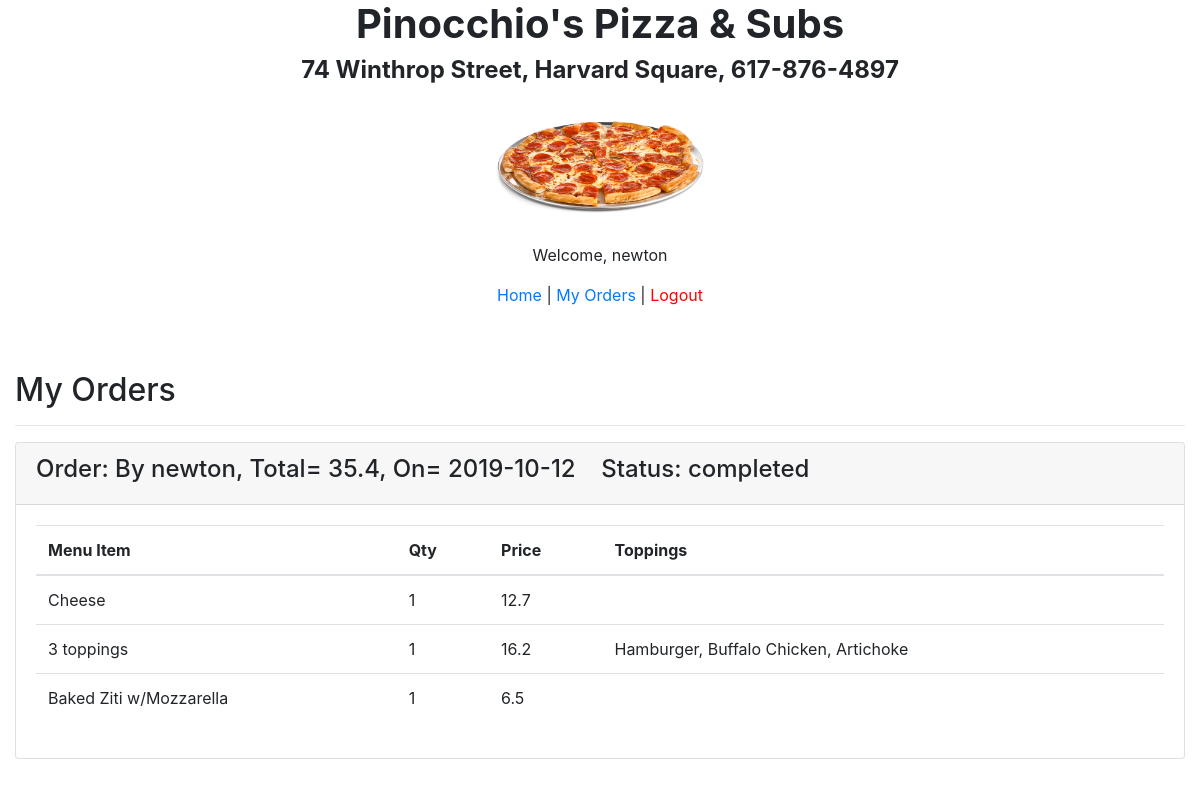
Screenshot of /order/my_orders (signed in) with the database file from the repository.
### orders/models.py (models this page shows, shortened)
class Order(models.Model):
    order_by = models.ForeignKey(User, on_delete = models.CASCADE)
    total = models.FloatField()
    status = models.CharField(max_length=50, default="pending", choices=ORDER_CHOICES)
    date_created = models.DateField(auto_now_add = True)
    date_modified = models.DateField(auto_now = True)
    def __str__(self):
        return 'Order: By %s, Total= %s, On= %s' % (self.order_by, self.total, self.date_created)

class OrderDetail(models.Model):
    order = models.ForeignKey(Order, on_delete = models.CASCADE)
    menu_item = models.ForeignKey(MenuItem, on_delete = models.CASCADE)
    qty = models.IntegerField(default=1)
    price = models.FloatField(default=0)
    toppings = models.CharField(max_length=200, default="", blank=True, null=True)
    date_created = models.DateField(auto_now_add = True)
    date_modified = models.DateField(auto_now = True)

class MenuItem(models.Model):
    menu = models.ForeignKey(Menu, on_delete = models.CASCADE)
    name = models.CharField(max_length = 200)
    small_price = models.FloatField(default = 0)
    large_price = models.FloatField(default = 0)
    allowed_toppings = models.IntegerField(default=0)

### orders/views.py (the view)
# urls.py: path("my_orders", views.my_orders, name="my_orders"),
def my_orders(request):
    if not request.user.is_authenticated:
        messages.add_message(request, messages.WARNING, 'You are not logged in')
        return render(request, 'users/login.html')
    MyOrders = Order.objects.filter(order_by = request.user)
    return render(request, 'orders/my-orders.html', {'MyOrders': MyOrders})

### orders/templates/orders/my-orders.html (shortened to what this page needs)
{% extends "layout.html" %}
{% load static %}
{% block body %}
<h2>My Orders</h2>
<hr/>
        {% if MyOrders %}
        {% for Order in MyOrders %}
                    <div class="card">
                        <div class="card-header">
                            <h4>{{Order}} &nbsp;&nbsp; Status: {{Order.status}}</h4>
                        </div>
                        <div class="card-body">
                                <table class="table">
                                        <thead>
                                            <th>Menu Item</th>
                                            <th>Qty</th>
                                            <th>Price</th>
                                            <th>Toppings</th>
                                        </thead>
                                    <tbody>
                                        {% for OrderDetail in Order.orderdetail_set.all %}
                                            <tr>
                                                <td>{{OrderDetail.menu_item.name}}</td>
                                                <td>{{OrderDetail.qty}}</td>
                                                <td>{{OrderDetail.price}}</td>
                                                <td>{{OrderDetail.toppings}}</td>
                                            </tr>
                                        {% endfor %}
                                    </tbody>
                                </table>
                        </div>
                    </div>
                    <br>
        {% endfor %}
        {% else %}
            <div style="margin:5px 0;" class="alert alert-success" role="alert" >
                <p><b> You have no orders </b></p>
            </div>
        {% endif %}
</div>
{% endblock %}

### templates/layout.html (shortened to what this page needs)
{% load static %}
<!Doctype html>
<html lang="en">
  <head>
    <link rel="stylesheet" type="text/css" href="{% static 'css/bootstrap.css' %}" />
    <link rel="stylesheet" type="text/css" href="{% static 'css/site.css' %}" />
  </head>
  <body>
      <div class="container-fluid">
          <h1 style="text-align: center; font-weight: bolder;">Pinocchio's Pizza & Subs</h1>
          <h4 style="text-align: center; font-weight: bolder;">74 Winthrop Street, Harvard Square, 617-876-4897</h4>
          <div style="text-align: center">
              <img src="{%static 'img/banner.png' %}" alt="banner" height="150px">
              {% if user.is_authenticated %}
                <p>Welcome, {{user.username}} </p>
                <p>
                  <a href="{% url 'index' %}">Home</a> |
                  <a href="{% url 'my_orders' %}">My Orders</a> |
                  <a style="color:red" href="{% url 'logout' %}">Logout</a>
                </p>
              {% endif %}
          </div>
         <br><br>
          {% block body%} {% endblock%}
  </body>
</html>

### rows the page displays
Order: order_by+total+date_created "Order: By newton, Total= 35.4, On= 2019-10-12", status "completed"
OrderDetail: menu_item.name "Cheese", qty "1", price "12.7"
OrderDetail: menu_item.name "3 toppings", qty "1", price "16.2", toppings "Hamburger, Buffalo Chicken, Artichoke"
OrderDetail: menu_item.name "Baked Ziti w/Mozzarella", qty "1", price "6.5"

### other values shown
{{ user.username }} "newton"
